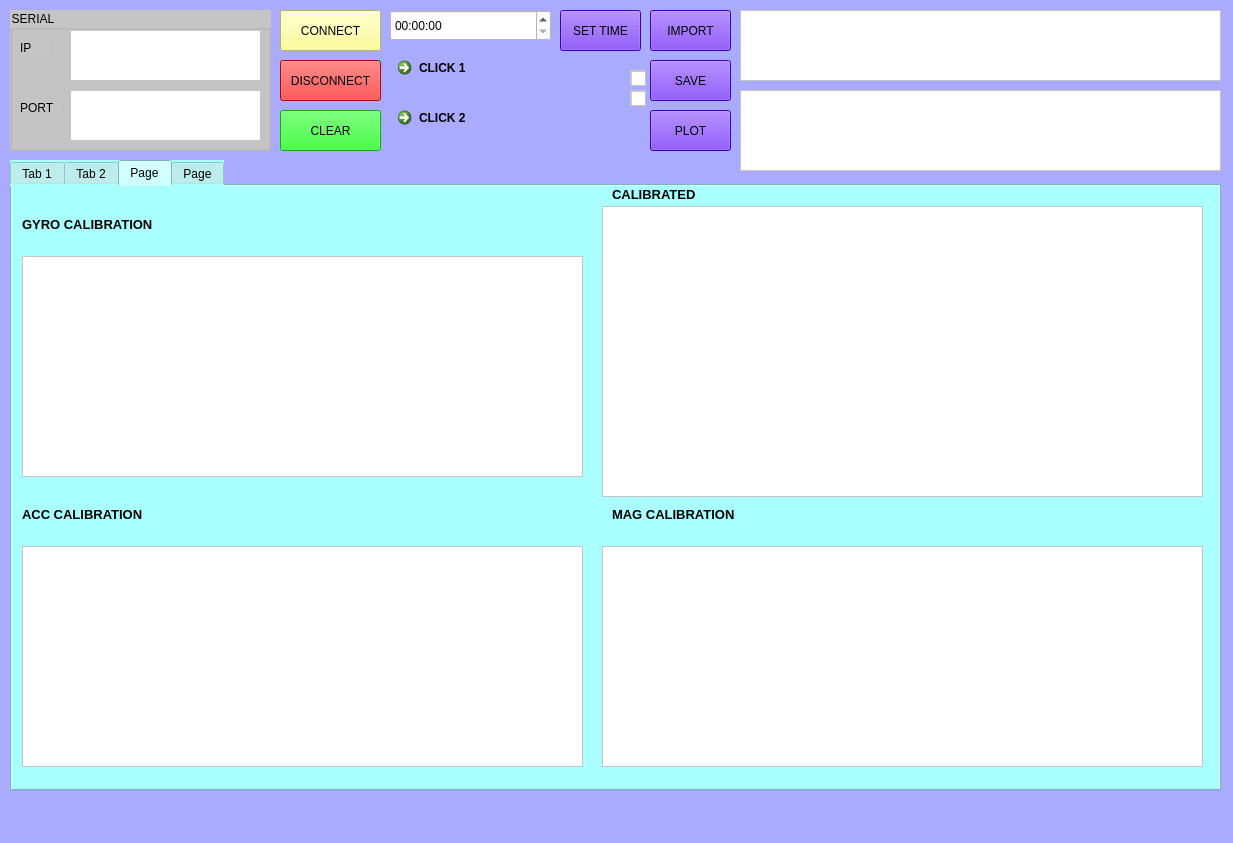
<?xml version="1.0" encoding="UTF-8"?>
<ui version="4.0">
 <class>MainWindow</class>
 <widget class="QMainWindow" name="MainWindow">
  <property name="geometry">
   <rect>
    <x>0</x>
    <y>0</y>
    <width>1233</width>
    <height>843</height>
   </rect>
  </property>
  <property name="windowTitle">
   <string>MainWindow</string>
  </property>
  <property name="styleSheet">
   <string notr="true">background-color: rgb(170, 170, 255);</string>
  </property>
  <widget class="QWidget" name="centralwidget">
   <widget class="QTextBrowser" name="textBrowser_tb3">
    <property name="geometry">
     <rect>
      <x>740</x>
      <y>10</y>
      <width>481</width>
      <height>71</height>
     </rect>
    </property>
    <property name="styleSheet">
     <string notr="true">background-color: rgb(255, 255, 255);</string>
    </property>
   </widget>
   <widget class="QPushButton" name="btn_send">
    <property name="geometry">
     <rect>
      <x>280</x>
      <y>10</y>
      <width>101</width>
      <height>41</height>
     </rect>
    </property>
    <property name="autoFillBackground">
     <bool>false</bool>
    </property>
    <property name="styleSheet">
     <string notr="true">background-color: rgb(255, 255, 127);</string>
    </property>
    <property name="text">
     <string>CONNECT</string>
    </property>
   </widget>
   <widget class="QPushButton" name="btn_send_6">
    <property name="geometry">
     <rect>
      <x>650</x>
      <y>110</y>
      <width>81</width>
      <height>41</height>
     </rect>
    </property>
    <property name="autoFillBackground">
     <bool>false</bool>
    </property>
    <property name="styleSheet">
     <string notr="true">background-color: rgb(85, 0, 255);</string>
    </property>
    <property name="text">
     <string>PLOT</string>
    </property>
   </widget>
   <widget class="QPushButton" name="btn_send_5">
    <property name="geometry">
     <rect>
      <x>650</x>
      <y>60</y>
      <width>81</width>
      <height>41</height>
     </rect>
    </property>
    <property name="autoFillBackground">
     <bool>false</bool>
    </property>
    <property name="styleSheet">
     <string notr="true">background-color: rgb(85, 0, 255);</string>
    </property>
    <property name="text">
     <string>SAVE</string>
    </property>
   </widget>
   <widget class="QPushButton" name="btn_send_2">
    <property name="geometry">
     <rect>
      <x>280</x>
      <y>60</y>
      <width>101</width>
      <height>41</height>
     </rect>
    </property>
    <property name="autoFillBackground">
     <bool>false</bool>
    </property>
    <property name="styleSheet">
     <string notr="true">background-color: rgb(255, 0, 0);</string>
    </property>
    <property name="text">
     <string>DISCONNECT</string>
    </property>
   </widget>
   <widget class="QPushButton" name="btn_send_3">
    <property name="geometry">
     <rect>
      <x>280</x>
      <y>110</y>
      <width>101</width>
      <height>41</height>
     </rect>
    </property>
    <property name="autoFillBackground">
     <bool>false</bool>
    </property>
    <property name="styleSheet">
     <string notr="true">background-color: rgb(0, 255, 0);</string>
    </property>
    <property name="text">
     <string>CLEAR</string>
    </property>
   </widget>
   <widget class="QPushButton" name="btn_send_4">
    <property name="geometry">
     <rect>
      <x>650</x>
      <y>10</y>
      <width>81</width>
      <height>41</height>
     </rect>
    </property>
    <property name="autoFillBackground">
     <bool>false</bool>
    </property>
    <property name="styleSheet">
     <string notr="true">background-color: rgb(85, 0, 255);</string>
    </property>
    <property name="text">
     <string>IMPORT</string>
    </property>
   </widget>
   <widget class="QGroupBox" name="groupBox">
    <property name="geometry">
     <rect>
      <x>10</x>
      <y>10</y>
      <width>261</width>
      <height>141</height>
     </rect>
    </property>
    <property name="styleSheet">
     <string notr="true">background-color: rgb(197, 197, 197);</string>
    </property>
    <property name="title">
     <string>SERIAL</string>
    </property>
    <widget class="QTextEdit" name="textEdit_ip">
     <property name="geometry">
      <rect>
       <x>60</x>
       <y>20</y>
       <width>191</width>
       <height>51</height>
      </rect>
     </property>
     <property name="styleSheet">
      <string notr="true">background-color: rgb(255, 255, 255);</string>
     </property>
    </widget>
    <widget class="QTextEdit" name="textEdit_port">
     <property name="geometry">
      <rect>
       <x>60</x>
       <y>80</y>
       <width>191</width>
       <height>51</height>
      </rect>
     </property>
     <property name="styleSheet">
      <string notr="true">background-color: rgb(255, 255, 255);</string>
     </property>
    </widget>
    <widget class="QLabel" name="label">
     <property name="geometry">
      <rect>
       <x>10</x>
       <y>30</y>
       <width>31</width>
       <height>16</height>
      </rect>
     </property>
     <property name="text">
      <string>IP</string>
     </property>
    </widget>
    <widget class="QLabel" name="label_2">
     <property name="geometry">
      <rect>
       <x>10</x>
       <y>90</y>
       <width>41</width>
       <height>16</height>
      </rect>
     </property>
     <property name="text">
      <string>PORT</string>
     </property>
    </widget>
   </widget>
   <widget class="QTextBrowser" name="textBrowser_tb4">
    <property name="geometry">
     <rect>
      <x>740</x>
      <y>90</y>
      <width>481</width>
      <height>81</height>
     </rect>
    </property>
    <property name="styleSheet">
     <string notr="true">background-color: rgb(255, 255, 255);</string>
    </property>
   </widget>
   <widget class="QTabWidget" name="tabWidget">
    <property name="geometry">
     <rect>
      <x>10</x>
      <y>160</y>
      <width>1211</width>
      <height>631</height>
     </rect>
    </property>
    <property name="styleSheet">
     <string notr="true">background-color: rgb(170, 255, 255);</string>
    </property>
    <property name="currentIndex">
     <number>2</number>
    </property>
    <widget class="QWidget" name="tab">
     <attribute name="title">
      <string>Tab 1</string>
     </attribute>
     <widget class="QGroupBox" name="groupBox_2">
      <property name="geometry">
       <rect>
        <x>0</x>
        <y>10</y>
        <width>1201</width>
        <height>591</height>
       </rect>
      </property>
      <property name="title">
       <string>PLOT</string>
      </property>
      <widget class="PlotWidget" name="myplot_2">
       <property name="geometry">
        <rect>
         <x>10</x>
         <y>240</y>
         <width>386</width>
         <height>171</height>
        </rect>
       </property>
       <property name="styleSheet">
        <string notr="true">background-color: rgb(255, 255, 255);</string>
       </property>
      </widget>
      <widget class="QLineEdit" name="lineEdit">
       <property name="geometry">
        <rect>
         <x>10</x>
         <y>18</y>
         <width>386</width>
         <height>31</height>
        </rect>
       </property>
       <property name="font">
        <font>
         <kerning>true</kerning>
        </font>
       </property>
       <property name="autoFillBackground">
        <bool>false</bool>
       </property>
       <property name="styleSheet">
        <string notr="true">background-color: rgb(0, 255, 255);
background-color: rgb(0, 170, 255);</string>
       </property>
       <property name="inputMethodHints">
        <set>Qt::ImhNone</set>
       </property>
       <property name="inputMask">
        <string notr="true"/>
       </property>
       <property name="text">
        <string>Accelerometer</string>
       </property>
       <property name="frame">
        <bool>true</bool>
       </property>
       <property name="echoMode">
        <enum>QLineEdit::Normal</enum>
       </property>
       <property name="alignment">
        <set>Qt::AlignCenter</set>
       </property>
       <property name="readOnly">
        <bool>true</bool>
       </property>
       <property name="cursorMoveStyle">
        <enum>Qt::LogicalMoveStyle</enum>
       </property>
      </widget>
      <widget class="PlotWidget" name="myplot_1">
       <property name="geometry">
        <rect>
         <x>10</x>
         <y>60</y>
         <width>386</width>
         <height>171</height>
        </rect>
       </property>
       <property name="styleSheet">
        <string notr="true">background-color: rgb(255, 255, 255);</string>
       </property>
      </widget>
      <widget class="PlotWidget" name="myplot_3">
       <property name="geometry">
        <rect>
         <x>10</x>
         <y>418</y>
         <width>386</width>
         <height>161</height>
        </rect>
       </property>
       <property name="styleSheet">
        <string notr="true">background-color: rgb(255, 255, 255);</string>
       </property>
      </widget>
      <widget class="QLineEdit" name="lineEdit_2">
       <property name="geometry">
        <rect>
         <x>410</x>
         <y>18</y>
         <width>385</width>
         <height>31</height>
        </rect>
       </property>
       <property name="styleSheet">
        <string notr="true">background-color: rgb(0, 170, 255);</string>
       </property>
       <property name="text">
        <string>Gyroscope</string>
       </property>
       <property name="alignment">
        <set>Qt::AlignCenter</set>
       </property>
       <property name="readOnly">
        <bool>true</bool>
       </property>
      </widget>
      <widget class="PlotWidget" name="myplot_4">
       <property name="geometry">
        <rect>
         <x>410</x>
         <y>60</y>
         <width>385</width>
         <height>171</height>
        </rect>
       </property>
       <property name="styleSheet">
        <string notr="true">background-color: rgb(255, 255, 255);</string>
       </property>
      </widget>
      <widget class="PlotWidget" name="myplot_6">
       <property name="geometry">
        <rect>
         <x>410</x>
         <y>418</y>
         <width>385</width>
         <height>161</height>
        </rect>
       </property>
       <property name="styleSheet">
        <string notr="true">background-color: rgb(255, 255, 255);</string>
       </property>
      </widget>
      <widget class="PlotWidget" name="myplot_5">
       <property name="geometry">
        <rect>
         <x>410</x>
         <y>240</y>
         <width>385</width>
         <height>171</height>
        </rect>
       </property>
       <property name="styleSheet">
        <string notr="true">background-color: rgb(255, 255, 255);</string>
       </property>
      </widget>
      <widget class="QLineEdit" name="lineEdit_3">
       <property name="geometry">
        <rect>
         <x>810</x>
         <y>20</y>
         <width>385</width>
         <height>31</height>
        </rect>
       </property>
       <property name="styleSheet">
        <string notr="true">background-color: rgb(0, 170, 255);</string>
       </property>
       <property name="text">
        <string>Magnetometer</string>
       </property>
       <property name="alignment">
        <set>Qt::AlignCenter</set>
       </property>
       <property name="readOnly">
        <bool>true</bool>
       </property>
      </widget>
      <widget class="PlotWidget" name="myplot_7">
       <property name="geometry">
        <rect>
         <x>810</x>
         <y>60</y>
         <width>385</width>
         <height>171</height>
        </rect>
       </property>
       <property name="styleSheet">
        <string notr="true">background-color: rgb(255, 255, 255);</string>
       </property>
      </widget>
      <widget class="PlotWidget" name="myplot_9">
       <property name="geometry">
        <rect>
         <x>810</x>
         <y>418</y>
         <width>385</width>
         <height>161</height>
        </rect>
       </property>
       <property name="styleSheet">
        <string notr="true">background-color: rgb(255, 255, 255);</string>
       </property>
      </widget>
      <widget class="PlotWidget" name="myplot_8">
       <property name="geometry">
        <rect>
         <x>810</x>
         <y>240</y>
         <width>385</width>
         <height>171</height>
        </rect>
       </property>
       <property name="styleSheet">
        <string notr="true">background-color: rgb(255, 255, 255);</string>
       </property>
      </widget>
     </widget>
    </widget>
    <widget class="QWidget" name="tab_2">
     <attribute name="title">
      <string>Tab 2</string>
     </attribute>
     <widget class="PlotWidget" name="myplot_10">
      <property name="geometry">
       <rect>
        <x>10</x>
        <y>30</y>
        <width>1191</width>
        <height>181</height>
       </rect>
      </property>
      <property name="styleSheet">
       <string notr="true">background-color: rgb(255, 255, 255);</string>
      </property>
     </widget>
     <widget class="PlotWidget" name="myplot_11">
      <property name="geometry">
       <rect>
        <x>10</x>
        <y>220</y>
        <width>1191</width>
        <height>181</height>
       </rect>
      </property>
      <property name="styleSheet">
       <string notr="true">background-color: rgb(255, 255, 255);</string>
      </property>
     </widget>
     <widget class="PlotWidget" name="myplot_12">
      <property name="geometry">
       <rect>
        <x>10</x>
        <y>410</y>
        <width>1191</width>
        <height>181</height>
       </rect>
      </property>
      <property name="styleSheet">
       <string notr="true">background-color: rgb(255, 255, 255);</string>
      </property>
     </widget>
     <widget class="QLabel" name="label_3">
      <property name="geometry">
       <rect>
        <x>580</x>
        <y>10</y>
        <width>55</width>
        <height>16</height>
       </rect>
      </property>
      <property name="font">
       <font>
        <pointsize>10</pointsize>
        <weight>75</weight>
        <bold>true</bold>
       </font>
      </property>
      <property name="text">
       <string>RPY</string>
      </property>
     </widget>
    </widget>
    <widget class="QWidget" name="tab_4">
     <attribute name="title">
      <string>Page</string>
     </attribute>
     <widget class="PlotWidget" name="myplot_13">
      <property name="geometry">
       <rect>
        <x>10</x>
        <y>70</y>
        <width>561</width>
        <height>221</height>
       </rect>
      </property>
      <property name="styleSheet">
       <string notr="true">background-color: rgb(255, 255, 255);</string>
      </property>
     </widget>
     <widget class="PlotWidget" name="myplot_14">
      <property name="geometry">
       <rect>
        <x>10</x>
        <y>360</y>
        <width>561</width>
        <height>221</height>
       </rect>
      </property>
      <property name="styleSheet">
       <string notr="true">background-color: rgb(255, 255, 255);</string>
      </property>
     </widget>
     <widget class="QLabel" name="label_4">
      <property name="geometry">
       <rect>
        <x>10</x>
        <y>30</y>
        <width>211</width>
        <height>16</height>
       </rect>
      </property>
      <property name="font">
       <font>
        <pointsize>10</pointsize>
        <weight>75</weight>
        <bold>true</bold>
       </font>
      </property>
      <property name="text">
       <string>GYRO CALIBRATION</string>
      </property>
     </widget>
     <widget class="QLabel" name="label_5">
      <property name="geometry">
       <rect>
        <x>10</x>
        <y>320</y>
        <width>211</width>
        <height>16</height>
       </rect>
      </property>
      <property name="font">
       <font>
        <pointsize>10</pointsize>
        <weight>75</weight>
        <bold>true</bold>
       </font>
      </property>
      <property name="text">
       <string>ACC CALIBRATION</string>
      </property>
     </widget>
     <widget class="PlotWidget" name="myplot_15">
      <property name="geometry">
       <rect>
        <x>590</x>
        <y>360</y>
        <width>601</width>
        <height>221</height>
       </rect>
      </property>
      <property name="styleSheet">
       <string notr="true">background-color: rgb(255, 255, 255);</string>
      </property>
     </widget>
     <widget class="QLabel" name="label_6">
      <property name="geometry">
       <rect>
        <x>600</x>
        <y>320</y>
        <width>211</width>
        <height>16</height>
       </rect>
      </property>
      <property name="font">
       <font>
        <pointsize>10</pointsize>
        <weight>75</weight>
        <bold>true</bold>
       </font>
      </property>
      <property name="text">
       <string>MAG CALIBRATION</string>
      </property>
     </widget>
     <widget class="PlotWidget" name="myplot_16">
      <property name="geometry">
       <rect>
        <x>590</x>
        <y>20</y>
        <width>601</width>
        <height>291</height>
       </rect>
      </property>
      <property name="styleSheet">
       <string notr="true">background-color: rgb(255, 255, 255);</string>
      </property>
     </widget>
     <widget class="QLabel" name="label_7">
      <property name="geometry">
       <rect>
        <x>600</x>
        <y>0</y>
        <width>211</width>
        <height>16</height>
       </rect>
      </property>
      <property name="font">
       <font>
        <pointsize>10</pointsize>
        <weight>75</weight>
        <bold>true</bold>
       </font>
      </property>
      <property name="text">
       <string>CALIBRATED</string>
      </property>
     </widget>
    </widget>
    <widget class="QWidget" name="tab_3">
     <attribute name="title">
      <string>Page</string>
     </attribute>
     <widget class="QLabel" name="label_13">
      <property name="geometry">
       <rect>
        <x>580</x>
        <y>10</y>
        <width>55</width>
        <height>16</height>
       </rect>
      </property>
      <property name="font">
       <font>
        <pointsize>10</pointsize>
        <weight>75</weight>
        <bold>true</bold>
       </font>
      </property>
      <property name="text">
       <string>RPY</string>
      </property>
     </widget>
     <widget class="PlotWidget" name="myplot_17">
      <property name="geometry">
       <rect>
        <x>10</x>
        <y>30</y>
        <width>1181</width>
        <height>181</height>
       </rect>
      </property>
      <property name="styleSheet">
       <string notr="true">background-color: rgb(255, 255, 255);</string>
      </property>
     </widget>
     <widget class="PlotWidget" name="myplot_18">
      <property name="geometry">
       <rect>
        <x>10</x>
        <y>220</y>
        <width>1181</width>
        <height>181</height>
       </rect>
      </property>
      <property name="styleSheet">
       <string notr="true">background-color: rgb(255, 255, 255);</string>
      </property>
     </widget>
     <widget class="PlotWidget" name="myplot_19">
      <property name="geometry">
       <rect>
        <x>10</x>
        <y>410</y>
        <width>1181</width>
        <height>181</height>
       </rect>
      </property>
      <property name="styleSheet">
       <string notr="true">background-color: rgb(255, 255, 255);</string>
      </property>
     </widget>
    </widget>
   </widget>
   <widget class="QTimeEdit" name="timeEdit">
    <property name="geometry">
     <rect>
      <x>390</x>
      <y>10</y>
      <width>161</width>
      <height>31</height>
     </rect>
    </property>
    <property name="styleSheet">
     <string notr="true">background-color: rgb(255, 255, 255);</string>
    </property>
   </widget>
   <widget class="QCommandLinkButton" name="commandLinkButton">
    <property name="geometry">
     <rect>
      <x>390</x>
      <y>50</y>
      <width>161</width>
      <height>48</height>
     </rect>
    </property>
    <property name="text">
     <string>CLICK 1</string>
    </property>
   </widget>
   <widget class="QCommandLinkButton" name="commandLinkButton_2">
    <property name="geometry">
     <rect>
      <x>390</x>
      <y>100</y>
      <width>161</width>
      <height>48</height>
     </rect>
    </property>
    <property name="text">
     <string>CLICK 2</string>
    </property>
   </widget>
   <widget class="QPushButton" name="btn_send_7">
    <property name="geometry">
     <rect>
      <x>560</x>
      <y>10</y>
      <width>81</width>
      <height>41</height>
     </rect>
    </property>
    <property name="autoFillBackground">
     <bool>false</bool>
    </property>
    <property name="styleSheet">
     <string notr="true">background-color: rgb(85, 0, 255);</string>
    </property>
    <property name="text">
     <string>SET TIME</string>
    </property>
   </widget>
   <widget class="QTextBrowser" name="textBrowser_tb">
    <property name="geometry">
     <rect>
      <x>630</x>
      <y>70</y>
      <width>16</width>
      <height>16</height>
     </rect>
    </property>
    <property name="styleSheet">
     <string notr="true">background-color: rgb(255, 255, 255);</string>
    </property>
   </widget>
   <widget class="QTextBrowser" name="textBrowser_tb2">
    <property name="geometry">
     <rect>
      <x>630</x>
      <y>90</y>
      <width>16</width>
      <height>16</height>
     </rect>
    </property>
    <property name="styleSheet">
     <string notr="true">background-color: rgb(255, 255, 255);</string>
    </property>
   </widget>
  </widget>
  <widget class="QMenuBar" name="menubar">
   <property name="geometry">
    <rect>
     <x>0</x>
     <y>0</y>
     <width>1233</width>
     <height>26</height>
    </rect>
   </property>
  </widget>
  <widget class="QStatusBar" name="statusbar"/>
 </widget>
 <customwidgets>
  <customwidget>
   <class>PlotWidget</class>
   <extends>QListWidget</extends>
   <header>pyqtgraph</header>
  </customwidget>
 </customwidgets>
 <resources/>
 <connections/>
</ui>
